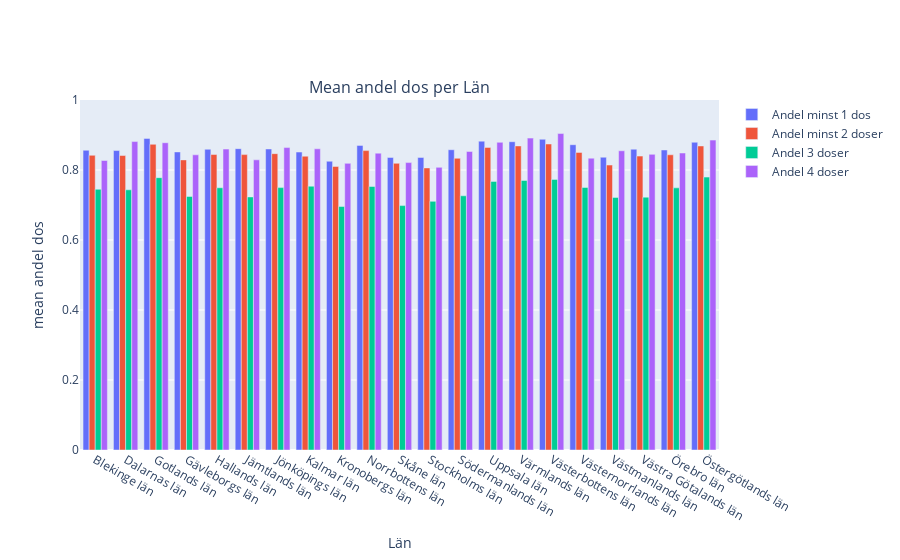

Notebook cell for this chart:
### Code cell
import pandas as pd
import plotly.graph_objects as go
from plotly.subplots import make_subplots

columns = ['Andel minst 1 dos', 'Andel minst 2 doser','Andel 3 doser', 'Andel 4 doser']
fig = make_subplots(rows=1, cols=1, subplot_titles=["Mean andel dos per Län"])
for col in columns:
    fig.add_trace(
        go.Bar(x=dff.index, y=dff[col],
        name=col, showlegend=True)
            
    )
fig.update_layout(showlegend=True)
fig.update_yaxes(range=[0,1], title="mean andel dos")
fig.update_xaxes(title="Län")
fig.show()

### Figure 1 — Plotly figure (JSON) as saved in the notebook; plotly's stock layout.template omitted (floating-point values rounded to 4 significant figures)
{"data": [{"name": "Andel minst 1 dos", "showlegend": true, "type": "bar", "x": ["Blekinge län", "Dalarnas län", "Gotlands län", "Gävleborgs län", "Hallands län", "Jämtlands län", "Jönköpings län", "Kalmar län", "Kronobergs län", "Norrbottens län", "Skåne län", "Stockholms län", "Södermanlands län", "Uppsala län", "Värmlands län", "Västerbottens län", "Västernorrlands län", "Västmanlands län", "Västra Götalands län", "Örebro län", "Östergötlands län"], "y": [0.8565, 0.8556, 0.8903, 0.8517, 0.8592, 0.8609, 0.86, 0.8513, 0.825, 0.8703, 0.8359, 0.8359, 0.8579, 0.8824, 0.8808, 0.8878, 0.8723, 0.8365, 0.8594, 0.8572, 0.8793]}, {"name": "Andel minst 2 doser", "showlegend": true, "type": "bar", "x": ["Blekinge län", "Dalarnas län", "Gotlands län", "Gävleborgs län", "Hallands län", "Jämtlands län", "Jönköpings län", "Kalmar län", "Kronobergs län", "Norrbottens län", "Skåne län", "Stockholms län", "Södermanlands län", "Uppsala län", "Värmlands län", "Västerbottens län", "Västernorrlands län", "Västmanlands län", "Västra Götalands län", "Örebro län", "Östergötlands län"], "y": [0.842, 0.8413, 0.8734, 0.8289, 0.8442, 0.844, 0.8467, 0.8395, 0.8102, 0.8554, 0.8191, 0.8059, 0.8334, 0.8646, 0.8688, 0.8743, 0.8503, 0.8141, 0.8397, 0.8434, 0.8686]}, {"name": "Andel 3 doser", "showlegend": true, "type": "bar", "x": ["Blekinge län", "Dalarnas län", "Gotlands län", "Gävleborgs län", "Hallands län", "Jämtlands län", "Jönköpings län", "Kalmar län", "Kronobergs län", "Norrbottens län", "Skåne län", "Stockholms län", "Södermanlands län", "Uppsala län", "Värmlands län", "Västerbottens län", "Västernorrlands län", "Västmanlands län", "Västra Götalands län", "Örebro län", "Östergötlands län"], "y": [0.7449, 0.7434, 0.7781, 0.7245, 0.7492, 0.7231, 0.7497, 0.7538, 0.6956, 0.7528, 0.6983, 0.7104, 0.7263, 0.7675, 0.77, 0.7732, 0.7501, 0.7217, 0.7224, 0.749, 0.7797]}, {"name": "Andel 4 doser", "showlegend": true, "type": "bar", "x": ["Blekinge län", "Dalarnas län", "Gotlands län", "Gävleborgs län", "Hallands län", "Jämtlands län", "Jönköpings län", "Kalmar län", "Kronobergs län", "Norrbottens län", "Skåne län", "Stockholms län", "Södermanlands län", "Uppsala län", "Värmlands län", "Västerbottens län", "Västernorrlands län", "Västmanlands län", "Västra Götalands län", "Örebro län", "Östergötlands län"], "y": [0.8272, 0.8812, 0.8779, 0.8434, 0.8598, 0.8291, 0.8641, 0.8605, 0.819, 0.8481, 0.8212, 0.8075, 0.8529, 0.8791, 0.8911, 0.9041, 0.8338, 0.8549, 0.8447, 0.8486, 0.8854]}], "layout": {"annotations": [{"font": {"size": 16}, "showarrow": false, "text": "Mean andel dos per Län", "x": 0.5, "xanchor": "center", "xref": "paper", "y": 1, "yanchor": "bottom", "yref": "paper"}], "showlegend": true, "xaxis": {"anchor": "y", "domain": [0, 1], "title": {"text": "Län"}}, "yaxis": {"anchor": "x", "domain": [0, 1], "range": [0, 1], "title": {"text": "mean andel dos"}}}}
